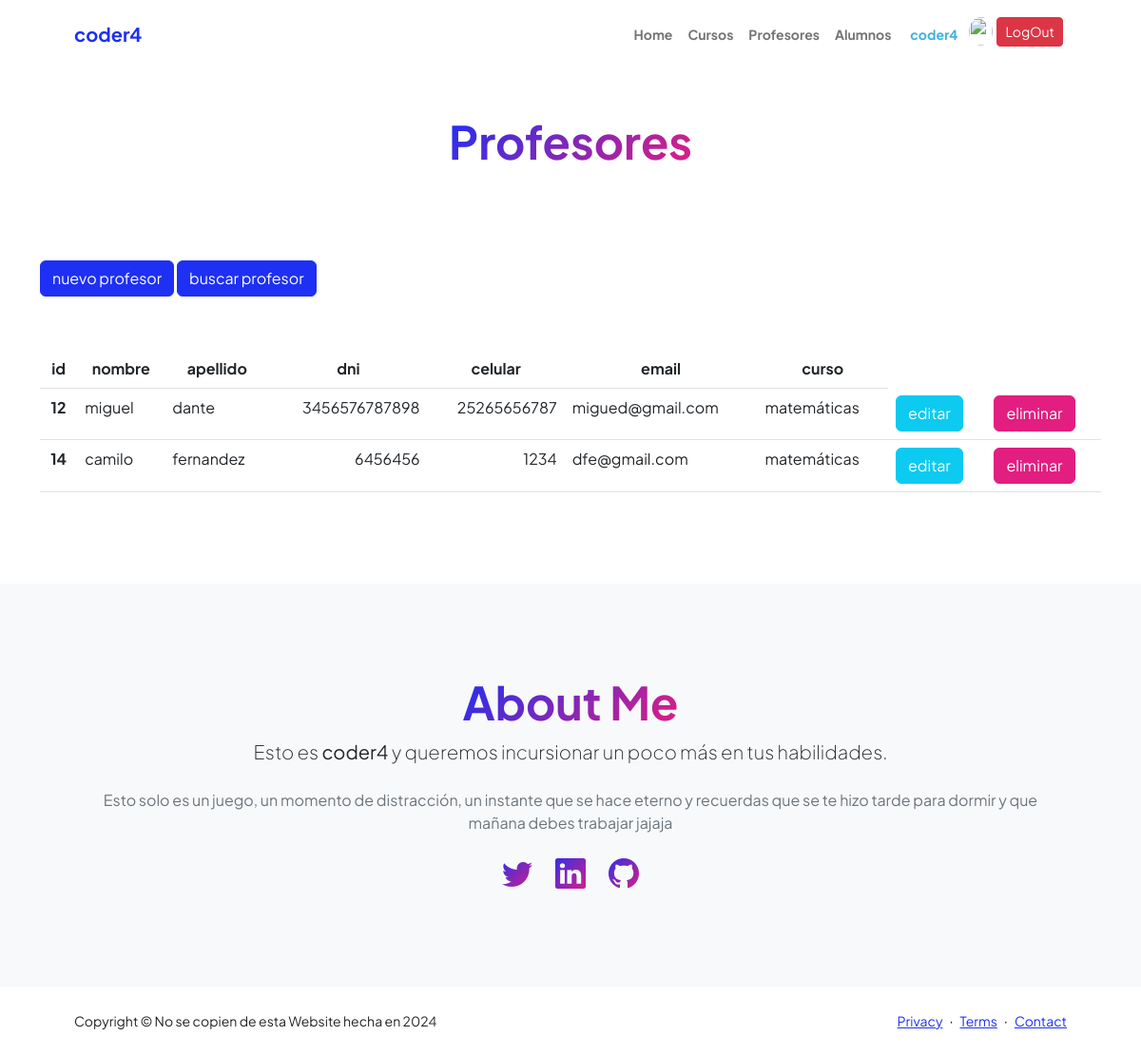
The page /AppCoderH/ver_profesores (signed in) on the database as committed earlier.
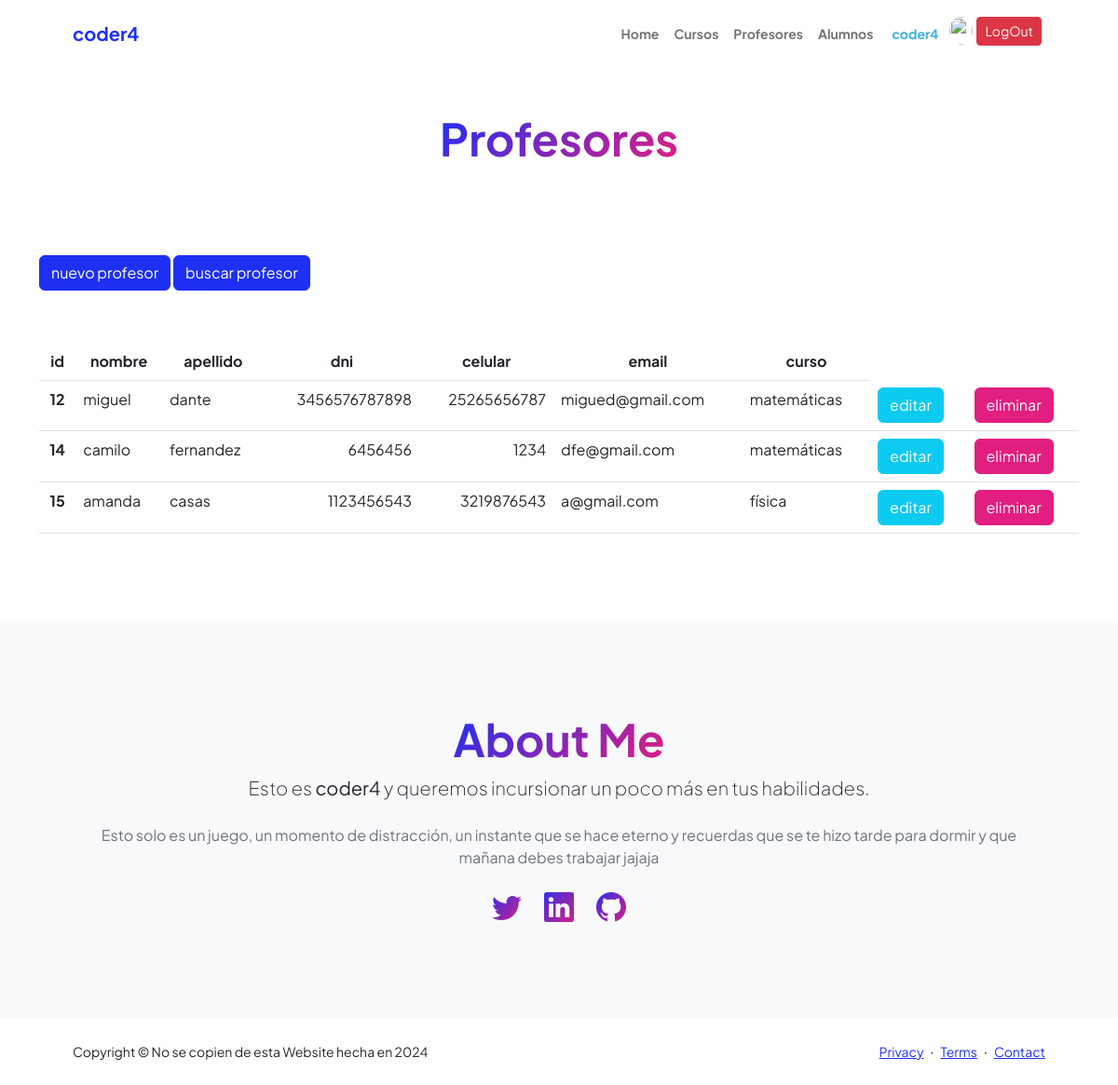
The same page on the database as committed later.
### AppCoderH/models.py (models this page shows, shortened)
class Profesor(models.Model):
    nombre = models.CharField(max_length=40)
    apellido = models.CharField(max_length=40)
    dni = models.IntegerField()
    celular = models.CharField(max_length=15)
    email = models.EmailField()
    curso = models.CharField(max_length=40)

### AppCoderH/views.py (the view)
# urls.py: path("ver_profesores", views.ver_profesores, name="profesores"),
def ver_profesores(request):
    profesores = Profesor.objects.all()
    avatares = Avatar.objects.filter(user=request.user.id)
    return render(request , "ver_profesores.html", {"profesores": profesores, "url":avatares[0].imagen.url if avatares.exists () else None})

### AppCoderH/templates/ver_profesores.html (shortened to what this page needs)
{% extends 'padre.html' %}
{% load static %}
{% block contenido %}
    <main>
        <section>
            <div class="container px-5 my-5">
                <div class="text-center mb-5">
                    <h1 class="display-5 fw-bolder mb-0"><span class="text-gradient d-inline">Profesores</span></h1>
                </div>
            </div>
        </section>
        <section class="container">
            <a href="formulario_profesores" class="btn btn-primary">nuevo profesor</a>
            <a href="buscar_profesor" class="btn btn-primary">buscar profesor</a>
            <div><br><br></div>
            <div class="table-responsive py-2">
                <table class="table">
                    <thead class="text-center">
                        <tr>
                            {% if request.user.is_authenticated %}
                            <th>id</th>
                            {% endif %}
                            <th>nombre</th>
                            <th>apellido</th>
                            {% if request.user.is_authenticated %}
                            <th>dni</th>
                            <th>celular</th>
                            {% endif %}
                            <th>email</th>
                            <th>curso</th>
                        </tr>
                    </thead>
                    <tbody>
                        {% for n in profesores %}
                        <tr>
                            {% if request.user.is_authenticated %}
                            <th scope="row" class="text-center">{{n.id}}</th>
                            {% endif %}
                            <td>{{n.nombre}}</td>
                            <td>{{n.apellido}}</td>
                            {% if request.user.is_authenticated %}
                            <td class="text-end">{{n.dni}}</td>
                            {% endif %}
                            {% if request.user.is_authenticated %}
                            <td class="text-end">{{n.celular}}</td>
                            {% endif %}
                            <td>{{n.email}}</td>
                            <td>{{n.curso}}</td>
                            {% if request.user.is_authenticated %}
                            <div class="container">
                                <td><a href="{% url 'edita_profesor' n.id %}" class="btn btn-info text-white">editar</a></td>
                                <td><a href="{% url 'elimina_profesor' n.id %}" class="btn btn-secondary text-white btnEliminacion">eliminar</a></td>
                            </div>
                            {% endif %}
                        </tr>
                        {% endfor %}
                    </tbody>
                </table>
            </div>
        </section>
    </main>
{% endblock %}

Rows that differ between the two databases and show on the page:
added Profesor: id "15", nombre "amanda", apellido "casas", dni "1123456543", celular "3219876543", email "a@gmail.com", curso "física"
